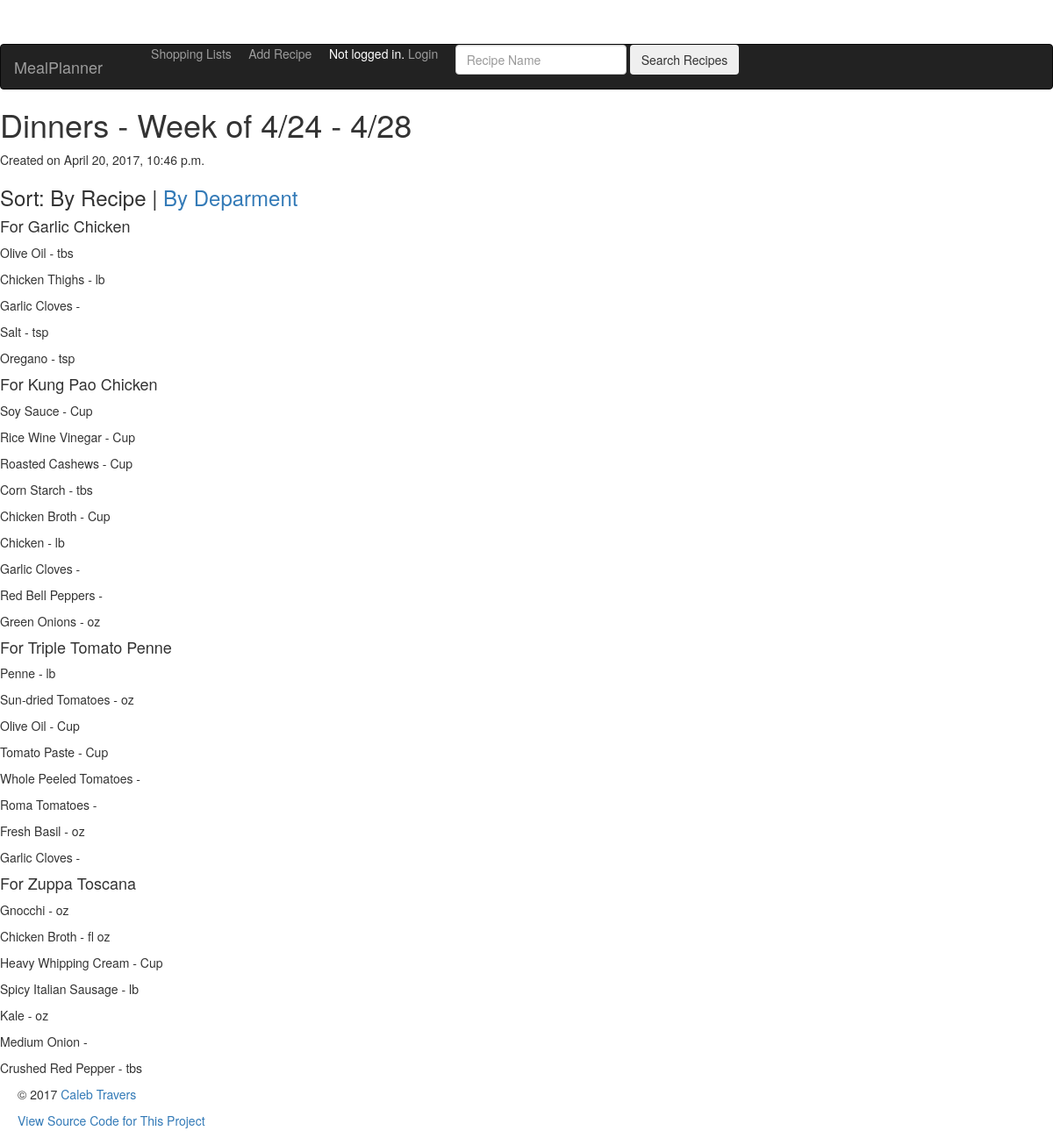
The app's page /mealplanner/list/recipe/1/ with its own data.
### mealplanner/models.py (models this page shows, shortened)
class ShoppingList(models.Model):
    name = models.CharField(max_length=55)
    created = models.DateTimeField(auto_now_add = True)
    recipes = models.ManyToManyField(Recipe)
    class Meta:
        ordering = ('created',)

class Recipe(models.Model):
    name = models.CharField(max_length=100)
    created = models.DateTimeField(auto_now_add = True)
    text = models.CharField(max_length=255)
    author = models.ForeignKey(User, blank=True, null=True)
    class Meta:
        ordering = ('name',)

class Ingredient(models.Model):
    CUP = 'CP'
    TABLESPOON = 'TB'
    TEASPOON = 'TS'
    POUND = 'LB'
    OUNCE = 'OZ'
    FLOUNCE = 'FO'
    NONE = 'NA'
    PRODUCE = 'PR'
    SPICES = 'SP'
    DAIRY = 'DY'
    MEAT = 'MT'
    FREEZER = 'FR'
    BAKING = 'BK'
    BAKERY = 'BY'
    CANNED = 'CN'
    UNIT_OF_MEASURE_CHOICES = (
        (CUP, 'Cup'),
        (TABLESPOON, 'tbs'),
        (TEASPOON, 'tsp'),
        (POUND, 'lb'),
        (OUNCE, 'oz'),
        (FLOUNCE, 'fl oz'),
        (NONE, 'none'),
    )
    CATEGORY_CHOICES = (
        (PRODUCE, 'Produce'),
        (SPICES, 'Spices'),
        (DAIRY, 'Dairy'),
        (MEAT, 'Meat'),
        (FREEZER, 'Refridgerated / Freezer'),
        (BAKING, 'Baking'),
        (BAKERY, 'Bakery'),
        (CANNED, 'Canned / Packaged'),
    )
    name = models.CharField(max_length=55)
    recipe = models.ForeignKey(Recipe)
    category = models.CharField(
        max_length=2,
        choices=CATEGORY_CHOICES,
    )
    quantity = DecimalFractionField(
        max_digits=4,
        decimal_places=2,
        limit_denominator=8,
        coerce_thirds=True,
    )
    unitOfMeasure = models.CharField(
        max_length=2,
        choices=UNIT_OF_MEASURE_CHOICES,
        default=CUP,
    )
    quantity_2 = DecimalFractionField(
        max_digits=4,
        decimal_places=2,
        limit_denominator=8,
        coerce_thirds=True,
        default=0,
        )
    unitOfMeasure_2 = models.CharField(
        max_length=2,
        choices=UNIT_OF_MEASURE_CHOICES,
        default=NONE,
    )
    class Meta:
        ordering = ('category',)

### mealplanner/views.py (the view)
# urls.py: url(r'^list/recipe/(?P<pk>[0-9]+)/$', views.ListByRecipe.as_view(), name='list-recipe'),
class ListByRecipe(generic.DetailView):
    model = ShoppingList
    template_name = 'mealplanner/shoppinglist_by_recipe.html'

### mealplanner/templates/mealplanner/shoppinglist_by_recipe.html (shortened to what this page needs)
{% extends "mealplanner/base.html" %}
{% block content %}
{% load fractions %}
<h1> {{ shoppinglist.name }} </h1>
<p> Created on {{ shoppinglist.created }} </p>
<h3>Sort: By Recipe | <a href="{% url 'mealplanner:list-department' shoppinglist.pk %}">By Deparment</a></h3>
{% for recipe in shoppinglist.recipes.all %}
<h4>For {{ recipe.name }}</h4>
{% for ingredient in recipe.ingredient_set.all %}
<p> {{ ingredient.name }}
    - {% display_fraction ingredient.quantity allow_mixed_numbers=True %}
    {% if not ingredient.unitOfMeasure == 'NA' %}
    {{ ingredient.get_unitOfMeasure_display }}
    {% endif %}
</p>
{% endfor %}
{% endfor %}
{% endblock %}

### mealplanner/static/mealplanner/starter-template.css (style rules this page uses)
body { padding-top: 5rem; }

### records on screen
ShoppingList: name "Dinners - Week of 4/24 - 4/28", created "April 20, 2017, 10:46 p.m."
Recipe: name "Garlic Chicken"
Ingredient: name "Olive Oil", unitOfMeasure "tbs"
Ingredient: name "Chicken Thighs", unitOfMeasure "lb"
Ingredient: name "Garlic Cloves"
Ingredient: name "Salt", unitOfMeasure "tsp"
Ingredient: name "Oregano", unitOfMeasure "tsp"
Recipe: name "Kung Pao Chicken"
Ingredient: name "Soy Sauce", unitOfMeasure "Cup"
Ingredient: name "Rice Wine Vinegar", unitOfMeasure "Cup"
Ingredient: name "Roasted Cashews", unitOfMeasure "Cup"
Ingredient: name "Corn Starch", unitOfMeasure "tbs"
Ingredient: name "Chicken Broth", unitOfMeasure "Cup"
Ingredient: name "Chicken", unitOfMeasure "lb"
Ingredient: name "Garlic Cloves"
Ingredient: name "Red Bell Peppers"
Ingredient: name "Green Onions", unitOfMeasure "oz"
Recipe: name "Triple Tomato Penne"
Ingredient: name "Penne", unitOfMeasure "lb"
Ingredient: name "Sun-dried Tomatoes", unitOfMeasure "oz"
Ingredient: name "Olive Oil", unitOfMeasure "Cup"
Ingredient: name "Tomato Paste", unitOfMeasure "Cup"
Ingredient: name "Whole Peeled Tomatoes"
Ingredient: name "Roma Tomatoes"
Ingredient: name "Fresh Basil", unitOfMeasure "oz"
Ingredient: name "Garlic Cloves"
Recipe: name "Zuppa Toscana"
Ingredient: name "Gnocchi", unitOfMeasure "oz"
Ingredient: name "Chicken Broth", unitOfMeasure "fl oz"
Ingredient: name "Heavy Whipping Cream", unitOfMeasure "Cup"
Ingredient: name "Spicy Italian Sausage", unitOfMeasure "lb"
Ingredient: name "Kale", unitOfMeasure "oz"
Ingredient: name "Medium Onion"
Ingredient: name "Crushed Red Pepper", unitOfMeasure "tbs"
